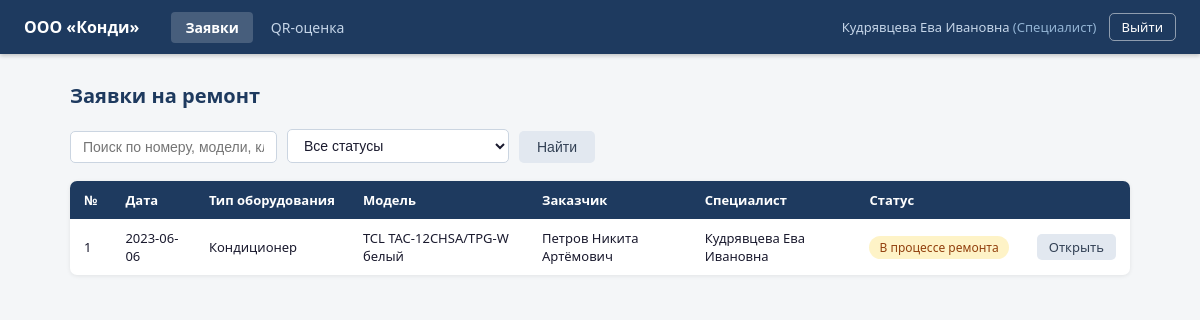
/dashboard (signed in), run on the app's committed database.
### tables this page shows
CREATE TABLE users (
            user_id   INTEGER PRIMARY KEY AUTOINCREMENT,
            fio       TEXT NOT NULL,
            phone     TEXT NOT NULL,
            login     TEXT UNIQUE NOT NULL,
            password  TEXT NOT NULL,
            role      TEXT NOT NULL CHECK(role IN (
                'Администратор', 'Менеджер', 'Оператор', 'Специалист', 'Заказчик'
            ))
        );

CREATE TABLE requests (
            request_id          INTEGER PRIMARY KEY AUTOINCREMENT,
            start_date          TEXT NOT NULL,
            climate_tech_type   TEXT NOT NULL,
            climate_tech_model  TEXT NOT NULL,
            problem_description TEXT NOT NULL,
            request_status      TEXT NOT NULL DEFAULT 'Новая заявка' CHECK(request_status IN (
                'Новая заявка', 'В процессе ремонта',
                'Ожидание комплектующих', 'Готова к выдаче', 'Завершена'
            )),
            completion_date TEXT,
            repair_parts    TEXT,
            master_id       INTEGER REFERENCES users(user_id),
            client_id       INTEGER NOT NULL REFERENCES users(user_id)
        );

### app.py (the view, shortened to what this page needs)
@app.route('/dashboard')
@login_required
def dashboard():
    conn = get_db()
    role = session['role']
    user_id = session['user_id']
    search = request.args.get('search', '').strip()
    filter_status = request.args.get('status', '').strip()
    query = '''
        SELECT r.*,
               u_client.fio AS client_fio,
               u_master.fio AS master_fio
        FROM requests r
        JOIN  users u_client ON r.client_id  = u_client.user_id
        LEFT JOIN users u_master ON r.master_id = u_master.user_id
        WHERE 1=1
    '''
    params = []
    if role == 'Заказчик':
        query += ' AND r.client_id = ?'
        params.append(user_id)
    elif role == 'Специалист':
        query += ' AND r.master_id = ?'
        params.append(user_id)
    if filter_status:
        query += ' AND r.request_status = ?'
        params.append(filter_status)
    query += ' ORDER BY r.start_date DESC'
    requests_list = conn.execute(query, params).fetchall()
    conn.close()
    statuses = [
        'Новая заявка', 'В процессе ремонта',
        'Ожидание комплектующих', 'Готова к выдаче', 'Завершена'
    ]
    return render_template(
        'dashboard.html',
        requests=requests_list,
        statuses=statuses,
        search=search,
        selected_status=filter_status
    )

### app.py (called while the page is built)
def get_db():
    conn = sqlite3.connect(DB_PATH)
    conn.row_factory = sqlite3.Row
    return conn

def login_required(f):
    @wraps(f)
    def wrapper(*args, **kwargs):
        if 'user_id' not in session:
            return redirect(url_for('login'))
        return f(*args, **kwargs)
    return wrapper

### templates/dashboard.html (shortened to what this page needs)
{% extends 'base.html' %}
{% block content %}
<div class="page-header">
    <h1 class="page-title">Заявки на ремонт</h1>
</div>
<form class="filters" method="GET">
    <input type="text" name="search" value="{{ search }}" placeholder="Поиск по номеру, модели, клиенту...">
    <select name="status">
        <option value="">Все статусы</option>
    </select>
    <button type="submit" class="btn btn-secondary">Найти</button>
</form>
<div class="table-wrap">
    <table>
        <thead>
            <tr>
                <th>№</th>
                <th>Дата</th>
                <th>Тип оборудования</th>
                <th>Модель</th>
                <th>Заказчик</th>
                <th>Специалист</th>
                <th>Статус</th>
                <th></th>
            </tr>
        </thead>
        <tbody>
        {% if requests %}
            {% for r in requests %}
            <tr>
                <td>{{ r.request_id }}</td>
                <td>{{ r.start_date }}</td>
                <td>{{ r.climate_tech_type }}</td>
                <td>{{ r.climate_tech_model }}</td>
                <td>{{ r.client_fio }}</td>
                <td>{{ r.master_fio or '—' }}</td>
                <td>
                    {% if r.request_status == 'Новая заявка' %}
                        <span class="badge badge-new">{{ r.request_status }}</span>
                    {% elif r.request_status == 'В процессе ремонта' %}
                        <span class="badge badge-process">{{ r.request_status }}</span>
                    {% elif r.request_status == 'Ожидание комплектующих' %}
                        <span class="badge badge-waiting">{{ r.request_status }}</span>
                    {% elif r.request_status == 'Готова к выдаче' %}
                        <span class="badge badge-ready">{{ r.request_status }}</span>
                    {% else %}
                        <span class="badge badge-done">{{ r.request_status }}</span>
                    {% endif %}
                </td>
                <td>
                    <a href="{{ url_for('request_detail', request_id=r.request_id) }}" class="btn btn-secondary btn-sm">Открыть</a>
                </td>
            </tr>
            {% endfor %}
        {% else %}
            <tr><td colspan="8" class="no-data">Заявки не найдены</td></tr>
        {% endif %}
        </tbody>
    </table>
</div>
{% endblock %}

### templates/base.html (shortened to what this page needs)
<!DOCTYPE html>
<html lang="ru">
<head>
    <link rel="stylesheet" href="{{ url_for('static', filename='css/style.css') }}">
</head>
<body>
{% if session.user_id %}
<header class="header">
    <div class="header-inner">
        <a href="{{ url_for('dashboard') }}" class="logo">ООО «Конди»</a>
        <nav class="nav">
            <a href="{{ url_for('dashboard') }}" class="nav-link {% if request.endpoint == 'dashboard' %}active{% endif %}">Заявки</a>
            <a href="{{ url_for('qr_page') }}" class="nav-link {% if request.endpoint == 'qr_page' %}active{% endif %}">QR-оценка</a>
        </nav>
        <div class="header-user">
            <span class="user-info">{{ session.fio }} <em>({{ session.role }})</em></span>
            <a href="{{ url_for('logout') }}" class="btn btn-sm btn-outline">Выйти</a>
        </div>
    </div>
</header>
{% endif %}
<main class="main">
    <div class="container">
        {% block content %}{% endblock %}
    </div>
</main>
</body>
</html>

### static/css/style.css (style rules this page uses)
*, *::before, *::after { box-sizing: border-box; margin: 0; padding: 0; }
body { font-family: 'Segoe UI', Tahoma, Geneva, Verdana, sans-serif; font-size: 14px; background: #f4f6f8; color: #1a1a2e; min-height: 100vh; }
a { color: #2563eb; text-decoration: none; }
.header { background: #1e3a5f; color: #fff; padding: 0 24px; height: 54px; display: flex; align-items: center; position: sticky; top: 0; z-index: 100; box-shadow: 0 2px 4px rgba(0,0,0,0.2); }
.header-inner { display: flex; align-items: center; gap: 32px; width: 100%; }
.logo { color: #fff; font-weight: 700; font-size: 16px; white-space: nowrap; text-decoration: none; }
.nav { display: flex; gap: 4px; flex: 1; }
.nav-link { color: #c5d5e8; padding: 6px 14px; border-radius: 4px; font-size: 14px; text-decoration: none; transition: background 0.15s, color 0.15s; }
.nav-link.active { background: rgba(255,255,255,0.18); color: #fff; font-weight: 600; }
.header-user { display: flex; align-items: center; gap: 12px; white-space: nowrap; }
.user-info { color: #c5d5e8; font-size: 13px; }
.user-info em { font-style: normal; color: #93b4d4; }
.main { padding: 28px 0; }
.container { max-width: 1100px; margin: 0 auto; padding: 0 20px; }
.page-header { display: flex; justify-content: space-between; align-items: center; margin-bottom: 20px; }
.page-title { font-size: 20px; font-weight: 600; color: #1e3a5f; }
.btn { display: inline-block; padding: 8px 18px; border-radius: 5px; font-size: 14px; font-weight: 500; cursor: pointer; border: none; text-decoration: none; transition: background 0.15s, opacity 0.15s; white-space: nowrap; }
.btn-outline { background: transparent; color: #fff; border: 1px solid rgba(255,255,255,0.5); padding: 5px 14px; }
.btn-secondary { background: #e2e8f0; color: #334155; }
.btn-sm { padding: 4px 12px; font-size: 13px; }
.filters { display: flex; gap: 10px; margin-bottom: 18px; flex-wrap: wrap; align-items: flex-end; }
.filters input, .filters select { padding: 7px 12px; border: 1px solid #cbd5e1; border-radius: 5px; font-size: 14px; background: #fff; color: #1a1a2e; }
.table-wrap { overflow-x: auto; background: #fff; border-radius: 7px; box-shadow: 0 1px 4px rgba(0,0,0,0.08); }
table { width: 100%; border-collapse: collapse; }
thead th { background: #1e3a5f; color: #fff; padding: 10px 14px; text-align: left; font-weight: 600; font-size: 13px; white-space: nowrap; }
tbody tr { border-bottom: 1px solid #f1f5f9; }
tbody tr:last-child { border-bottom: none; }
tbody td { padding: 10px 14px; font-size: 13px; vertical-align: middle; }
.badge { display: inline-block; padding: 3px 10px; border-radius: 20px; font-size: 12px; font-weight: 500; white-space: nowrap; }
.badge-process { background: #fef3c7; color: #92400e; }

### data on the page
users: fio "Кудрявцева Ева Ивановна", role "Специалист"
requests: request_id "1", start_date "2023-06-06", climate_tech_type "Кондиционер", climate_tech_model "TCL TAC-12CHSA/TPG-W белый", client_fio "Петров Никита Артёмович", fio "Кудрявцева Ева Ивановна", request_status "В процессе ремонта"
